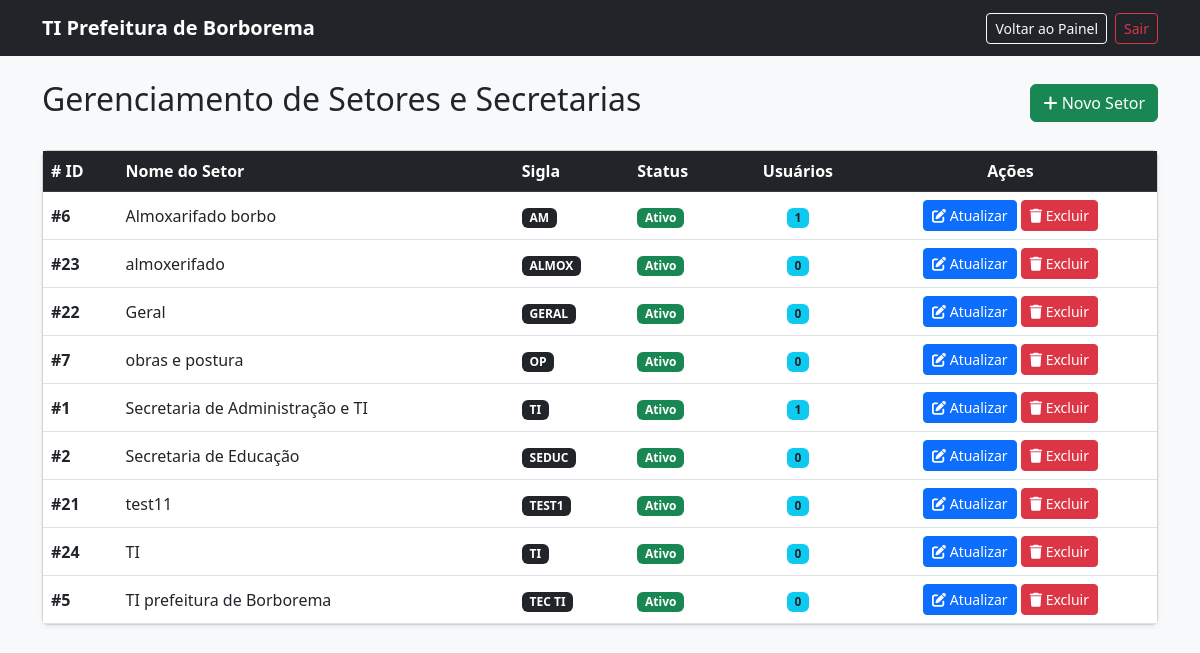
Page /admin/gerenciar_setores.php (signed in) on the committed database.
### tables this page shows
CREATE TABLE `secretarias_setores` (
  `id` int(11) NOT NULL,
  `nome` varchar(100) NOT NULL,
  `sigla` varchar(20) NOT NULL,
  `ativo` tinyint(1) DEFAULT 1,
  `criado_em` timestamp NOT NULL DEFAULT current_timestamp()
);

### admin/gerenciar_setores.php (the view, shortened to what this page needs)
<?php
require_once __DIR__ . '/../config/conexao.php';
try {
    $sqlSetores = "SELECT s.*, COUNT(u.id) as total_usuarios
                   FROM secretarias_setores s
                   LEFT JOIN usuarios u ON s.id = u.setor_id
                   GROUP BY s.id
                   ORDER BY s.nome ASC";
    $stmtSetores = $pdo->query($sqlSetores);
    $setores = $stmtSetores->fetchAll();
} catch (PDOException $e) {
    $setores = [];
    $mensagemErro = "Erro ao listar setores.";
}
?>
<!DOCTYPE html>
<html lang="pt-BR">
<head>
    <link href="https://cdn.jsdelivr.net/npm/bootstrap@5.3.0/dist/css/bootstrap.min.css" rel="stylesheet">
    <link rel="stylesheet" href="https://cdnjs.cloudflare.com/ajax/libs/font-awesome/6.0.0/css/all.min.css">
</head>
<body class="bg-light">
<nav class="navbar navbar-expand-lg navbar-dark bg-dark">
    <div class="container">
        <a class="navbar-brand fw-bold" href="../account/painel.php">TI Prefeitura de Borborema</a>
        <div class="d-flex align-items-center text-white">
            <a href="../account/painel.php" class="btn btn-outline-light btn-sm me-2">Voltar ao Painel</a>
            <a href="/helpdesk_prefeitura/account/logout.php" class="btn btn-outline-danger btn-sm">Sair</a>
        </div>
    </div>
</nav>
<div class="container mt-4">
    <div class="d-flex justify-content-between align-items-center mb-4">
        <h2>Gerenciamento de Setores e Secretarias</h2>
        <button class="btn btn-success" data-bs-toggle="modal" data-bs-target="#modalNovoSetor">
            <i class="fas fa-plus"></i> Novo Setor
        </button>
    </div>
    <div class="card shadow-sm">
        <div class="card-body p-0">
            <div class="table-responsive">
                <table class="table table-hover align-middle mb-0">
                    <thead class="table-dark">
                        <tr>
                            <th># ID</th>
                            <th>Nome do Setor</th>
                            <th>Sigla</th>
                            <th>Status</th>
                            <th class="text-center">Usuários</th>
                            <th class="text-center">Ações</th>
                        </tr>
                    </thead>
                    <tbody>
                        <?php if (count($setores) > 0): ?>
                            <?php foreach ($setores as $setor): ?>
                                <tr>
                                    <td><strong>#<?= $setor['id'] ?></strong></td>
                                    <td><?= htmlspecialchars($setor['nome']) ?></td>
                                    <td><span class="badge bg-dark"><?= htmlspecialchars($setor['sigla']) ?></span></td>
                                    <td>
                                        <?php if ($setor['ativo']): ?>
                                            <span class="badge bg-success">Ativo</span>
                                        <?php else: ?>
                                            <span class="badge bg-secondary">Inativo</span>
                                        <?php endif; ?>
                                    </td>
                                    <td class="text-center">
                                        <span class="badge bg-info text-dark"><?= $setor['total_usuarios'] ?></span>
                                    </td>
                                    <td class="text-center">
                                        <button type="button" class="btn btn-primary btn-sm"
                                                data-bs-toggle="modal"
                                                data-bs-target="#modalEditarSetor"
                                                data-id="<?= $setor['id'] ?>"
                                                data-nome="<?= htmlspecialchars($setor['nome']) ?>"
                                                data-sigla="<?= htmlspecialchars($setor['sigla']) ?>"
                                                data-ativo="<?= $setor['ativo'] ?>">
                                            <i class="fas fa-edit"></i> Atualizar
                                        </button>
                                        <a href="gerenciar_setores.php?excluir_setor=<?= $setor['id'] ?>"
                                           class="btn btn-danger btn-sm"
                                           onclick="return confirm('Tem certeza que deseja excluir este setor? Esta ação não poderá ser desfeita.')">
                                            <i class="fas fa-trash"></i> Excluir
                                        </a>
                                    </td>
                                </tr>
                            <?php endforeach; ?>
                        <?php else: ?>
                            <tr>
                                <td colspan="6" class="text-center py-4 text-muted">Nenhum setor cadastrado.</td>
                            </tr>
                        <?php endif; ?>
                    </tbody>
                </table>
            </div>
        </div>
    </div>
</div>
</body>
</html>

### rows in the picture
secretarias_setores: id "6", nome "Almoxarifado borbo", sigla "AM", ativo "Ativo", total_usuarios "1"
secretarias_setores: id "23", nome "almoxerifado", sigla "ALMOX", ativo "Ativo", total_usuarios "0"
secretarias_setores: id "22", nome "Geral", sigla "GERAL", ativo "Ativo", total_usuarios "0"
secretarias_setores: id "7", nome "obras e postura", sigla "OP", ativo "Ativo", total_usuarios "0"
secretarias_setores: id "1", nome "Secretaria de Administração e TI", sigla "TI", ativo "Ativo", total_usuarios "1"
secretarias_setores: id "2", nome "Secretaria de Educação", sigla "SEDUC", ativo "Ativo", total_usuarios "0"
secretarias_setores: id "21", nome "test11", sigla "TEST1", ativo "Ativo", total_usuarios "0"
secretarias_setores: id "24", nome "TI", sigla "TI", ativo "Ativo", total_usuarios "0"
secretarias_setores: id "5", nome "TI prefeitura de Borborema", sigla "TEC TI", ativo "Ativo", total_usuarios "0"
